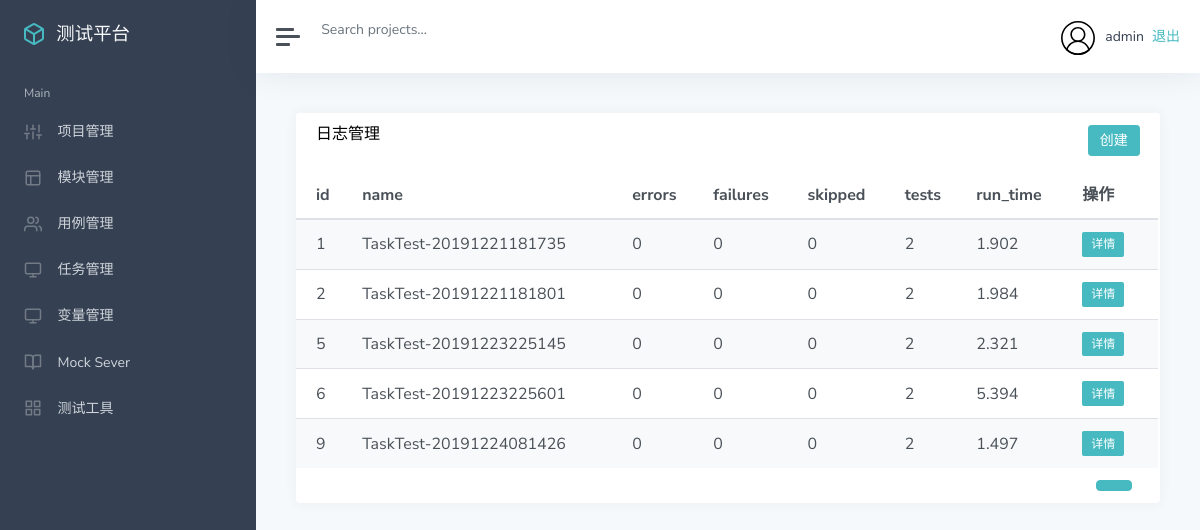
/task/task_log/3/ (signed in), run on the app's committed database.
### app_task/models.py (models this page shows, shortened)
class TestResult(models.Model):
    task = models.ForeignKey(TestTask, on_delete=models.CASCADE)
    name = models.CharField("名称", max_length=100, blank=False, default="")
    errors = models.IntegerField("错误用例")
    failures = models.IntegerField("失败用例")
    skipped = models.IntegerField("跳过用例")
    tests = models.IntegerField("总用例数")
    run_time = models.FloatField("运行时长")
    result = models.TextField("详细", default="")
    create_time = models.DateTimeField("创建时间", auto_now_add=True)

### app_task/views.py (the view)
# urls.py: path('task_log/<int:tid>/', views.task_log),
def task_log(request,tid):
    print('tid----------->',tid)
    results = TestResult.objects.filter(task_id=tid)
    return render(request, "task/log.html" ,{
        "results":results
    })

### templates/task/log.html (shortened to what this page needs)
{% extends "manage.html" %}
{% block manage %}
<div class="card flex-fill">
    <div class="card-header">
        <h5 class="card-title mb-0" style="float:left">日志管理</h5>
        <button onclick="add()" type="button" class="btn btn-primary" style="float:right">创建</button>
    </div>
    <div id="datatables-dashboard-traffic_wrapper" class="dataTables_wrapper dt-bootstrap4 no-footer">
        <div class="row">
            <div class="col-sm-12">
                <table id="datatables-dashboard-traffic" class="table table-striped my-0 dataTable no-footer"
                    role="grid" aria-describedby="datatables-dashboard-traffic_info">
                    <thead>
                        <tr role="row">
                            <th>id</th>
                            <th>name</th>
                            <th>errors</th>
                            <th>failures</th>
                            <th>skipped</th>
                            <th>tests</th>
                            <th>run_time</th>
                            <th>操作</th>
                        </tr>
                    </thead>
                    <tbody>
                        {% for r in results %}
                        <tr role="row" class="odd">
                            <td>{{ r.id }}</td>
                            <td>{{ r.name }}</td>
                            <td>{{ r.errors }}</td>
                            <td>{{ r.failures }}</td>
                            <td>{{ r.skipped }}</td>
                            <td>{{ r.tests }}</td>
                            <td>{{ r.run_time }}</td>
                            <td>
                                <button class="btn btn-primary btn-sm" data-toggle="modal" data-target="#myModal" onclick="getLog({{ r.id }})">详情</button>
                            </td>
                        </tr>
                        {% endfor %}
                    </tbody>
                </table>
            </div>
        </div>
        <div class="row">
            <div class="col-sm-12 col-md-5">
                <div class="dataTables_info" id="datatables-dashboard-traffic_info" role="status" aria-live="polite">
                </div>
            </div>
            <div class="col-sm-12 col-md-7">
                <div class="dataTables_paginate paging_simple_numbers" id="datatables-dashboard-traffic_paginate">
                    <ul class="pagination">
                        <li class="paginate_button page-item active">
                            <a href="#" aria-controls="datatables-dashboard-traffic" data-dt-idx="1" tabindex="0"
                                class="page-link">{{ case_projects.number }}</a>
                        </li>
                    </ul>
                </div>
            </div>
        </div>
    </div>
</div>
{% endblock %}

### templates/manage.html (shortened to what this page needs)
{% extends "base.html" %}
{% block base %}
<div class="wrapper">
    <nav id="sidebar" class="sidebar">
        <div class="sidebar-content ">
            <a class="sidebar-brand" href="index.html">
                <span class="align-middle">测试平台</span>
            </a>
            <ul class="sidebar-nav">
                <li class="sidebar-header">
                    Main
                </li>
                <li class="sidebar-item">
                    <a href="/manage/project_list/" class="sidebar-link" aria-expanded="true">
                        <span class="align-middle">项目管理</span>
                    </a>
                </li>
                <li class="sidebar-item">
                    <a href="/manage/module_list/" class="sidebar-link collapsed">
                        <span class="align-middle">模块管理</span>
                    </a>
                </li>
                <li class="sidebar-item">
                    <a href="/case/list_case/" class="sidebar-link collapsed">
                        <span class="align-middle">用例管理</span>
                    </a>
                </li>
                <li class="sidebar-item">
                    <a href="/task/task_list/" class="sidebar-link collapsed">
                        <span class="align-middle">任务管理</span>
                    </a>
                </li>
                <li class="sidebar-item">
                    <a href="/variable/variable_list/" class="sidebar-link collapsed">
                        <span class="align-middle">变量管理</span>
                    </a>
                </li>
                <li class="sidebar-item">
                    <a href="#documentation" class="sidebar-link collapsed">
                        <span class="align-middle">Mock Sever</span>
                    </a>
                </li>
                <li class="sidebar-item">
                    <a href="#ui" class="sidebar-link collapsed">
                        <span class="align-middle">测试工具</span>
                    </a>
                </li>
            </ul>
        </div>
    </nav>
    <div class="main">
        <nav class="navbar navbar-expand navbar-light bg-white">
            <a class="sidebar-toggle d-flex mr-2">
                <i class="hamburger align-self-center"></i>
            </a>
            <form class="form-inline d-none d-sm-inline-block">
                <input class="form-control form-control-no-border mr-sm-2" type="text" placeholder="Search projects..."
                       aria-label="Search">
            </form>
            <div class="navbar-collapse collapse">
                <ul class="navbar-nav ml-auto">
                    <li class="nav-item dropdown">
                        <a class="nav-link d-none d-sm-inline-block" href="#" data-toggle="dropdown">
                            <img src="/static/img/user.svg" class="avatar img-fluid rounded-circle mr-1"
                                 alt="Chris Wood">
                            <span class="text-dark">{{ user }}</span>
                            <a href="/logout/">退出</a>
                        </a>
                    </li>
                </ul>
            </div>
        </nav>
        <main class="content">
            <div class="container-fluid p-0">
                {% block manage %}
                {% endblock %}
            </div>
        </main>
    </div>
</div>
{% endblock %}

### data on the page
TestResult: id "1", name "TaskTest-20191221181735", errors "0", failures "0", skipped "0", tests "2", run_time "1.902"
TestResult: id "2", name "TaskTest-20191221181801", errors "0", failures "0", skipped "0", tests "2", run_time "1.984"
TestResult: id "5", name "TaskTest-20191223225145", errors "0", failures "0", skipped "0", tests "2", run_time "2.321"
TestResult: id "6", name "TaskTest-20191223225601", errors "0", failures "0", skipped "0", tests "2", run_time "5.394"
TestResult: id "9", name "TaskTest-20191224081426", errors "0", failures "0", skipped "0", tests "2", run_time "1.497"

### other printed values
{{ user }} "admin"
